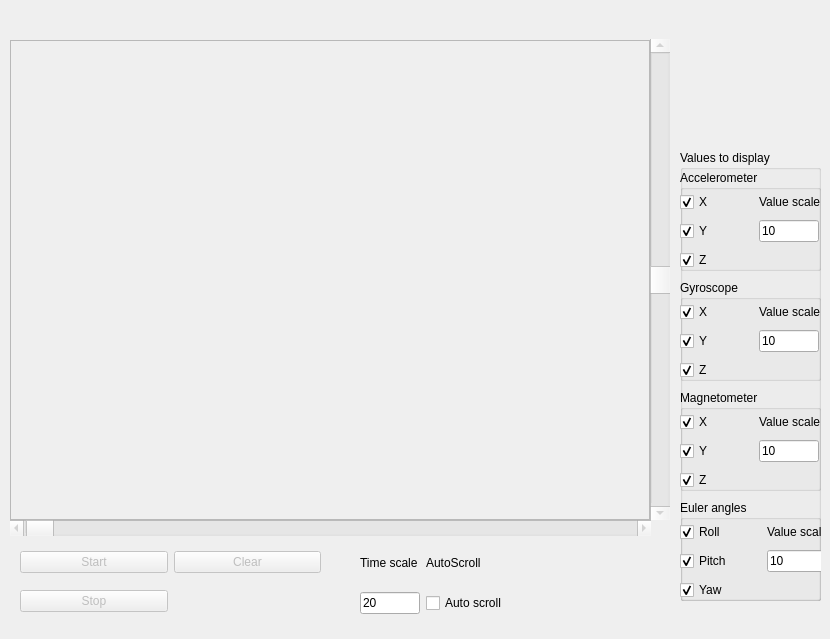
    <widget class="QWidget" name="imuTab">
     <attribute name="title">
      <string>IMU</string>
     </attribute>
     <widget class="QLabel" name="imuDisplayLabel">
      <property name="geometry">
       <rect>
        <x>10</x>
        <y>40</y>
        <width>640</width>
        <height>480</height>
       </rect>
      </property>
      <property name="frameShape">
       <enum>QFrame::StyledPanel</enum>
      </property>
      <property name="text">
       <string/>
      </property>
     </widget>
     <widget class="QGroupBox" name="imuValuesGroupBox">
      <property name="geometry">
       <rect>
        <x>680</x>
        <y>150</y>
        <width>141</width>
        <height>451</height>
       </rect>
      </property>
      <property name="title">
       <string>Values to display</string>
      </property>
      <widget class="QGroupBox" name="accelGroupBox">
       <property name="geometry">
        <rect>
         <x>0</x>
         <y>20</y>
         <width>141</width>
         <height>101</height>
        </rect>
       </property>
       <property name="title">
        <string>Accelerometer</string>
       </property>
       <widget class="QWidget" name="gridLayoutWidget_7">
        <property name="geometry">
         <rect>
          <x>0</x>
          <y>20</y>
          <width>141</width>
          <height>85</height>
         </rect>
        </property>
        <layout class="QGridLayout" name="gridLayout_5">
         <item row="4" column="0">
          <widget class="QCheckBox" name="accelZcheckBox">
           <property name="text">
            <string>Z</string>
           </property>
           <property name="checked">
            <bool>true</bool>
           </property>
          </widget>
         </item>
         <item row="1" column="1">
          <widget class="QLabel" name="label_12">
           <property name="text">
            <string>Value scale</string>
           </property>
          </widget>
         </item>
         <item row="3" column="1">
          <widget class="QLineEdit" name="accelScaleLineEdit">
           <property name="sizePolicy">
            <sizepolicy hsizetype="Fixed" vsizetype="Fixed">
             <horstretch>40</horstretch>
             <verstretch>0</verstretch>
            </sizepolicy>
           </property>
           <property name="maximumSize">
            <size>
             <width>60</width>
             <height>16777215</height>
            </size>
           </property>
           <property name="text">
            <string>10</string>
           </property>
          </widget>
         </item>
         <item row="3" column="0">
          <widget class="QCheckBox" name="accelYcheckBox">
           <property name="text">
            <string>Y</string>
           </property>
           <property name="checked">
            <bool>true</bool>
           </property>
          </widget>
         </item>
         <item row="1" column="0">
          <widget class="QCheckBox" name="accelXcheckBox">
           <property name="text">
            <string>X</string>
           </property>
           <property name="checked">
            <bool>true</bool>
           </property>
          </widget>
         </item>
        </layout>
       </widget>
      </widget>
      <widget class="QGroupBox" name="gyroGroupBox">
       <property name="geometry">
        <rect>
         <x>0</x>
         <y>130</y>
         <width>141</width>
         <height>101</height>
        </rect>
       </property>
       <property name="title">
        <string>Gyroscope</string>
       </property>
       <widget class="QWidget" name="gridLayoutWidget_9">
        <property name="geometry">
         <rect>
          <x>0</x>
          <y>20</y>
          <width>141</width>
          <height>85</height>
         </rect>
        </property>
        <layout class="QGridLayout" name="gridLayout_7">
         <item row="0" column="0">
          <widget class="QCheckBox" name="gyroXcheckBox">
           <property name="text">
            <string>X</string>
           </property>
           <property name="checked">
            <bool>true</bool>
           </property>
          </widget>
         </item>
         <item row="1" column="0">
          <widget class="QCheckBox" name="gyroYcheckBox">
           <property name="text">
            <string>Y</string>
           </property>
           <property name="checked">
            <bool>true</bool>
           </property>
          </widget>
         </item>
         <item row="2" column="0">
          <widget class="QCheckBox" name="gyroZcheckBox">
           <property name="text">
            <string>Z</string>
           </property>
           <property name="checked">
            <bool>true</bool>
           </property>
          </widget>
         </item>
         <item row="0" column="1">
          <widget class="QLabel" name="label_15">
           <property name="text">
            <string>Value scale</string>
           </property>
          </widget>
         </item>
         <item row="1" column="1">
          <widget class="QLineEdit" name="gyroScaleLineEdit">
           <property name="maximumSize">
            <size>
             <width>60</width>
             <height>16777215</height>
            </size>
           </property>
           <property name="text">
            <string>10</string>
           </property>
          </widget>
         </item>
        </layout>
       </widget>
      </widget>
      <widget class="QGroupBox" name="magGroupBox">
       <property name="geometry">
        <rect>
         <x>0</x>
         <y>240</y>
         <width>141</width>
         <height>101</height>
        </rect>
       </property>
       <property name="title">
        <string>Magnetometer</string>
       </property>
       <widget class="QWidget" name="gridLayoutWidget_8">
        <property name="geometry">
         <rect>
          <x>0</x>
          <y>20</y>
          <width>141</width>
          <height>85</height>
         </rect>
        </property>
        <layout class="QGridLayout" name="gridLayout_6">
         <item row="0" column="0">
          <widget class="QCheckBox" name="magXcheckBox">
           <property name="text">
            <string>X</string>
           </property>
           <property name="checked">
            <bool>true</bool>
           </property>
          </widget>
         </item>
         <item row="1" column="0">
          <widget class="QCheckBox" name="magYcheckBox">
           <property name="text">
            <string>Y</string>
           </property>
           <property name="checked">
            <bool>true</bool>
           </property>
          </widget>
         </item>
         <item row="2" column="0">
          <widget class="QCheckBox" name="magZcheckBox">
           <property name="text">
            <string>Z</string>
           </property>
           <property name="checked">
            <bool>true</bool>
           </property>
          </widget>
         </item>
         <item row="0" column="1">
          <widget class="QLabel" name="label_13">
           <property name="text">
            <string>Value scale</string>
           </property>
          </widget>
         </item>
         <item row="1" column="1">
          <widget class="QLineEdit" name="magScaleLineEdit">
           <property name="maximumSize">
            <size>
             <width>60</width>
             <height>16777215</height>
            </size>
           </property>
           <property name="text">
            <string>10</string>
           </property>
          </widget>
         </item>
        </layout>
       </widget>
      </widget>
      <widget class="QGroupBox" name="eulerGroupBox">
       <property name="geometry">
        <rect>
         <x>0</x>
         <y>350</y>
         <width>141</width>
         <height>101</height>
        </rect>
       </property>
       <property name="title">
        <string>Euler angles</string>
       </property>
       <widget class="QWidget" name="gridLayoutWidget_10">
        <property name="geometry">
         <rect>
          <x>0</x>
          <y>20</y>
          <width>149</width>
          <height>85</height>
         </rect>
        </property>
        <layout class="QGridLayout" name="gridLayout_8">
         <item row="0" column="0">
          <widget class="QCheckBox" name="eulerRollCheckBox">
           <property name="text">
            <string>Roll</string>
           </property>
           <property name="checked">
            <bool>true</bool>
           </property>
          </widget>
         </item>
         <item row="1" column="0">
          <widget class="QCheckBox" name="eulerPitchCheckBox">
           <property name="text">
            <string>Pitch</string>
           </property>
           <property name="checked">
            <bool>true</bool>
           </property>
          </widget>
         </item>
         <item row="2" column="0">
          <widget class="QCheckBox" name="eulerYawCheckBox">
           <property name="text">
            <string>Yaw</string>
           </property>
           <property name="checked">
            <bool>true</bool>
           </property>
          </widget>
         </item>
         <item row="0" column="1">
          <widget class="QLabel" name="label_16">
           <property name="text">
            <string>Value scale</string>
           </property>
          </widget>
         </item>
         <item row="1" column="1">
          <widget class="QLineEdit" name="eulerScaleLineEdit">
           <property name="maximumSize">
            <size>
             <width>60</width>
             <height>16777215</height>
            </size>
           </property>
           <property name="text">
            <string>10</string>
           </property>
          </widget>
         </item>
        </layout>
       </widget>
      </widget>
     </widget>
     <widget class="QWidget" name="gridLayoutWidget">
      <property name="geometry">
       <rect>
        <x>20</x>
        <y>540</y>
        <width>301</width>
        <height>83</height>
       </rect>
      </property>
      <layout class="QGridLayout" name="gridLayout">
       <item row="1" column="1">
        <widget class="QPushButton" name="imuClearButton">
         <property name="enabled">
          <bool>false</bool>
         </property>
         <property name="text">
          <string>Clear</string>
         </property>
        </widget>
       </item>
       <item row="1" column="0">
        <widget class="QPushButton" name="imuStartButton">
         <property name="enabled">
          <bool>false</bool>
         </property>
         <property name="text">
          <string>Start</string>
         </property>
        </widget>
       </item>
       <item row="2" column="0">
        <widget class="QPushButton" name="imuStopButton">
         <property name="enabled">
          <bool>false</bool>
         </property>
         <property name="text">
          <string>Stop</string>
         </property>
        </widget>
       </item>
      </layout>
     </widget>
     <widget class="QWidget" name="gridLayoutWidget_6">
      <property name="geometry">
       <rect>
        <x>360</x>
        <y>540</y>
        <width>241</width>
        <height>90</height>
       </rect>
      </property>
      <layout class="QGridLayout" name="gridLayout_4">
       <item row="0" column="0">
        <widget class="QLabel" name="label_10">
         <property name="sizePolicy">
          <sizepolicy hsizetype="Preferred" vsizetype="Fixed">
           <horstretch>0</horstretch>
           <verstretch>0</verstretch>
          </sizepolicy>
         </property>
         <property name="text">
          <string>Time scale</string>
         </property>
        </widget>
       </item>
       <item row="2" column="0">
        <widget class="QLineEdit" name="imuTimeScaleLineEdit">
         <property name="sizePolicy">
          <sizepolicy hsizetype="Fixed" vsizetype="Fixed">
           <horstretch>60</horstretch>
           <verstretch>0</verstretch>
          </sizepolicy>
         </property>
         <property name="maximumSize">
          <size>
           <width>60</width>
           <height>16777215</height>
          </size>
         </property>
         <property name="text">
          <string>20</string>
         </property>
        </widget>
       </item>
       <item row="0" column="1">
        <widget class="QLabel" name="label_11">
         <property name="text">
          <string>AutoScroll</string>
         </property>
        </widget>
       </item>
       <item row="2" column="1">
        <widget class="QCheckBox" name="imuAutoScrollCheckBox">
         <property name="text">
          <string>Auto scroll</string>
         </property>
        </widget>
       </item>
      </layout>
     </widget>
     <widget class="QScrollBar" name="imuTimeScrollBar">
      <property name="enabled">
       <bool>false</bool>
      </property>
      <property name="geometry">
       <rect>
        <x>10</x>
        <y>520</y>
        <width>641</width>
        <height>16</height>
       </rect>
      </property>
      <property name="minimum">
       <number>-10</number>
      </property>
      <property name="maximum">
       <number>2000</number>
      </property>
      <property name="orientation">
       <enum>Qt::Horizontal</enum>
      </property>
     </widget>
     <widget class="QScrollBar" name="imuValueScrollBar">
      <property name="enabled">
       <bool>false</bool>
      </property>
      <property name="geometry">
       <rect>
        <x>650</x>
        <y>39</y>
        <width>20</width>
        <height>481</height>
       </rect>
      </property>
      <property name="minimum">
       <number>-1000</number>
      </property>
      <property name="maximum">
       <number>1000</number>
      </property>
      <property name="orientation">
       <enum>Qt::Vertical</enum>
      </property>
     </widget>
    </widget>
